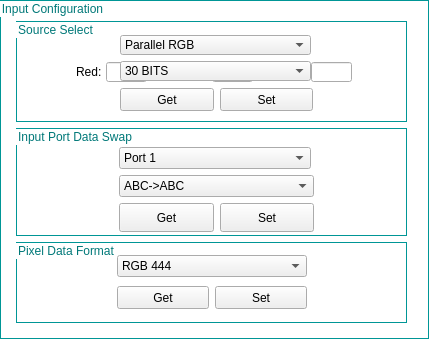
                   <widget class="QGroupBox" name="SourceSelectGroup">
                    <property name="geometry">
                     <rect>
                      <x>18</x>
                      <y>28</y>
                      <width>429</width>
                      <height>339</height>
                     </rect>
                    </property>
                    <property name="sizePolicy">
                     <sizepolicy hsizetype="Minimum" vsizetype="Minimum">
                      <horstretch>0</horstretch>
                      <verstretch>0</verstretch>
                     </sizepolicy>
                    </property>
                    <property name="minimumSize">
                     <size>
                      <width>429</width>
                      <height>339</height>
                     </size>
                    </property>
                    <property name="styleSheet">
                     <string notr="true">QGroupBox{ border: 1px solid ;
background-color: transparent;
border-color: rgb(0,150,150);
color:rgb(0,120,120);
;}</string>
                    </property>
                    <property name="title">
                     <string>Input Configuration</string>
                    </property>
                    <widget class="QGroupBox" name="groupBox_SourceSelect">
                     <property name="geometry">
                      <rect>
                       <x>16</x>
                       <y>21</y>
                       <width>391</width>
                       <height>101</height>
                      </rect>
                     </property>
                     <property name="sizePolicy">
                      <sizepolicy hsizetype="Minimum" vsizetype="Minimum">
                       <horstretch>0</horstretch>
                       <verstretch>0</verstretch>
                      </sizepolicy>
                     </property>
                     <property name="minimumSize">
                      <size>
                       <width>341</width>
                       <height>101</height>
                      </size>
                     </property>
                     <property name="layoutDirection">
                      <enum>Qt::LeftToRight</enum>
                     </property>
                     <property name="title">
                      <string>Source Select</string>
                     </property>
                     <property name="alignment">
                      <set>Qt::AlignLeading|Qt::AlignLeft|Qt::AlignTop</set>
                     </property>
                     <widget class="QComboBox" name="InputSourceOptionList">
                      <property name="geometry">
                       <rect>
                        <x>104</x>
                        <y>40</y>
                        <width>191</width>
                        <height>20</height>
                       </rect>
                      </property>
                      <property name="sizePolicy">
                       <sizepolicy hsizetype="Minimum" vsizetype="Fixed">
                        <horstretch>0</horstretch>
                        <verstretch>0</verstretch>
                       </sizepolicy>
                      </property>
                      <item>
                       <property name="text">
                        <string>30 BITS</string>
                       </property>
                      </item>
                      <item>
                       <property name="text">
                        <string>24 BITS</string>
                       </property>
                      </item>
                      <item>
                       <property name="text">
                        <string>20 BITS</string>
                       </property>
                      </item>
                      <item>
                       <property name="text">
                        <string>16 BITS</string>
                       </property>
                      </item>
                      <item>
                       <property name="text">
                        <string>10 BITS</string>
                       </property>
                      </item>
                      <item>
                       <property name="text">
                        <string>8 BITS</string>
                       </property>
                      </item>
                     </widget>
                     <widget class="QComboBox" name="InputSourceList">
                      <property name="geometry">
                       <rect>
                        <x>104</x>
                        <y>14</y>
                        <width>191</width>
                        <height>20</height>
                       </rect>
                      </property>
                      <property name="sizePolicy">
                       <sizepolicy hsizetype="Minimum" vsizetype="Fixed">
                        <horstretch>0</horstretch>
                        <verstretch>0</verstretch>
                       </sizepolicy>
                      </property>
                      <property name="currentIndex">
                       <number>0</number>
                      </property>
                      <item>
                       <property name="text">
                        <string>Parallel RGB</string>
                       </property>
                      </item>
                      <item>
                       <property name="text">
                        <string>Internal Test Pattern</string>
                       </property>
                      </item>
                      <item>
                       <property name="text">
                        <string>Images from Flash</string>
                       </property>
                      </item>
                      <item>
                       <property name="text">
                        <string>Solid Curtain</string>
                       </property>
                      </item>
                     </widget>
                     <widget class="QFrame" name="colorFrame">
                      <property name="geometry">
                       <rect>
                        <x>30</x>
                        <y>35</y>
                        <width>321</width>
                        <height>31</height>
                       </rect>
                      </property>
                      <property name="styleSheet">
                       <string notr="true">QFrame{border:0px}</string>
                      </property>
                      <property name="frameShape">
                       <enum>QFrame::StyledPanel</enum>
                      </property>
                      <property name="frameShadow">
                       <enum>QFrame::Raised</enum>
                      </property>
                      <widget class="QLabel" name="label_SorceSelect_Red">
                       <property name="geometry">
                        <rect>
                         <x>30</x>
                         <y>8</y>
                         <width>31</width>
                         <height>16</height>
                        </rect>
                       </property>
                       <property name="text">
                        <string>Red:</string>
                       </property>
                      </widget>
                      <widget class="QLabel" name="label_SorceSelect_Green">
                       <property name="geometry">
                        <rect>
                         <x>126</x>
                         <y>7</y>
                         <width>31</width>
                         <height>16</height>
                        </rect>
                       </property>
                       <property name="text">
                        <string>Green:</string>
                       </property>
                      </widget>
                      <widget class="QLabel" name="label_SorceSelect_Blue">
                       <property name="geometry">
                        <rect>
                         <x>235</x>
                         <y>8</y>
                         <width>31</width>
                         <height>16</height>
                        </rect>
                       </property>
                       <property name="text">
                        <string>Blue:</string>
                       </property>
                      </widget>
                      <widget class="QLineEdit" name="red_lineEdit">
                       <property name="geometry">
                        <rect>
                         <x>60</x>
                         <y>6</y>
                         <width>41</width>
                         <height>20</height>
                        </rect>
                       </property>
                       <property name="toolTip">
                        <string>Range : 0 - 1023</string>
                       </property>
                      </widget>
                      <widget class="QLineEdit" name="green_lineEdit">
                       <property name="geometry">
                        <rect>
                         <x>166</x>
                         <y>6</y>
                         <width>41</width>
                         <height>20</height>
                        </rect>
                       </property>
                       <property name="toolTip">
                        <string>Range : 0 - 1023</string>
                       </property>
                       <property name="text">
                        <string/>
                       </property>
                      </widget>
                      <widget class="QLineEdit" name="blue_lineEdit">
                       <property name="geometry">
                        <rect>
                         <x>265</x>
                         <y>6</y>
                         <width>41</width>
                         <height>20</height>
                        </rect>
                       </property>
                       <property name="toolTip">
                        <string>Range : 0 - 1023</string>
                       </property>
                      </widget>
                     </widget>
                     <widget class="QWidget" name="layoutWidget_2">
                      <property name="geometry">
                       <rect>
                        <x>104</x>
                        <y>63</y>
                        <width>193</width>
                        <height>31</height>
                       </rect>
                      </property>
                      <layout class="QHBoxLayout" name="horizontalLayout_17">
                       <item>
                        <widget class="QPushButton" name="SourceGetBut">
                         <property name="minimumSize">
                          <size>
                           <width>92</width>
                           <height>23</height>
                          </size>
                         </property>
                         <property name="text">
                          <string>Get</string>
                         </property>
                        </widget>
                       </item>
                       <item>
                        <widget class="QPushButton" name="SourceSetBut">
                         <property name="minimumSize">
                          <size>
                           <width>92</width>
                           <height>23</height>
                          </size>
                         </property>
                         <property name="text">
                          <string>Set</string>
                         </property>
                        </widget>
                       </item>
                      </layout>
                     </widget>
                     <zorder>colorFrame</zorder>
                     <zorder>layoutWidget_2</zorder>
                     <zorder>InputSourceOptionList</zorder>
                     <zorder>InputSourceList</zorder>
                    </widget>
                    <widget class="QGroupBox" name="SourceSelectGroup_4">
                     <property name="geometry">
                      <rect>
                       <x>16</x>
                       <y>128</y>
                       <width>391</width>
                       <height>108</height>
                      </rect>
                     </property>
                     <property name="sizePolicy">
                      <sizepolicy hsizetype="Minimum" vsizetype="Minimum">
                       <horstretch>0</horstretch>
                       <verstretch>0</verstretch>
                      </sizepolicy>
                     </property>
                     <property name="minimumSize">
                      <size>
                       <width>341</width>
                       <height>108</height>
                      </size>
                     </property>
                     <property name="title">
                      <string>Input Port Data Swap</string>
                     </property>
                     <widget class="QWidget" name="layoutWidget_0">
                      <property name="geometry">
                       <rect>
                        <x>103</x>
                        <y>19</y>
                        <width>195</width>
                        <height>85</height>
                       </rect>
                      </property>
                      <layout class="QVBoxLayout" name="verticalLayout_3">
                       <item>
                        <widget class="QComboBox" name="SwapPortSelect">
                         <property name="sizePolicy">
                          <sizepolicy hsizetype="Fixed" vsizetype="Fixed">
                           <horstretch>0</horstretch>
                           <verstretch>0</verstretch>
                          </sizepolicy>
                         </property>
                         <property name="maximumSize">
                          <size>
                           <width>192</width>
                           <height>16777215</height>
                          </size>
                         </property>
                         <item>
                          <property name="text">
                           <string>Port 1</string>
                          </property>
                         </item>
                         <item>
                          <property name="text">
                           <string>Port 2</string>
                          </property>
                         </item>
                        </widget>
                       </item>
                       <item>
                        <widget class="QComboBox" name="SwapSelectList">
                         <property name="sizePolicy">
                          <sizepolicy hsizetype="Minimum" vsizetype="Fixed">
                           <horstretch>0</horstretch>
                           <verstretch>0</verstretch>
                          </sizepolicy>
                         </property>
                         <item>
                          <property name="text">
                           <string>ABC-&gt;ABC</string>
                          </property>
                         </item>
                         <item>
                          <property name="text">
                           <string>ABC-&gt;CAB</string>
                          </property>
                         </item>
                         <item>
                          <property name="text">
                           <string>ABC-&gt;BCA</string>
                          </property>
                         </item>
                         <item>
                          <property name="text">
                           <string>ABC-&gt;ACB</string>
                          </property>
                         </item>
                         <item>
                          <property name="text">
                           <string>ABC-&gt;BAC</string>
                          </property>
                         </item>
                         <item>
                          <property name="text">
                           <string>ABC-&gt;CBA</string>
                          </property>
                         </item>
                        </widget>
                       </item>
                       <item>
                        <layout class="QHBoxLayout" name="horizontalLayout_15">
                         <item>
                          <widget class="QPushButton" name="GetSwapBut">
                           <property name="sizePolicy">
                            <sizepolicy hsizetype="Minimum" vsizetype="Minimum">
                             <horstretch>0</horstretch>
                             <verstretch>0</verstretch>
                            </sizepolicy>
                           </property>
                           <property name="minimumSize">
                            <size>
                             <width>92</width>
                             <height>23</height>
                            </size>
                           </property>
                           <property name="text">
                            <string>Get</string>
                           </property>
                          </widget>
                         </item>
                         <item>
                          <widget class="QPushButton" name="SetSwapBut">
                           <property name="sizePolicy">
                            <sizepolicy hsizetype="Minimum" vsizetype="Minimum">
                             <horstretch>0</horstretch>
                             <verstretch>0</verstretch>
                            </sizepolicy>
                           </property>
                           <property name="minimumSize">
                            <size>
                             <width>92</width>
                             <height>23</height>
                            </size>
                           </property>
                           <property name="text">
                            <string>Set</string>
                           </property>
                          </widget>
                         </item>
                        </layout>
                       </item>
                      </layout>
                     </widget>
                    </widget>
                    <widget class="QGroupBox" name="SourceSelectGroup_2">
                     <property name="geometry">
                      <rect>
                       <x>16</x>
                       <y>242</y>
                       <width>391</width>
                       <height>81</height>
                      </rect>
                     </property>
                     <property name="sizePolicy">
                      <sizepolicy hsizetype="Minimum" vsizetype="Minimum">
                       <horstretch>0</horstretch>
                       <verstretch>0</verstretch>
                      </sizepolicy>
                     </property>
                     <property name="minimumSize">
                      <size>
                       <width>341</width>
                       <height>81</height>
                      </size>
                     </property>
                     <property name="title">
                      <string>Pixel Data Format</string>
                     </property>
                     <layout class="QHBoxLayout" name="horizontalLayout_57">
                      <item>
                       <spacer name="horizontalSpacer_62">
                        <property name="orientation">
                         <enum>Qt::Horizontal</enum>
                        </property>
                        <property name="sizeHint" stdset="0">
                         <size>
                          <width>40</width>
                          <height>20</height>
                         </size>
                        </property>
                       </spacer>
                      </item>
                      <item>
                       <layout class="QVBoxLayout" name="verticalLayout_8">
                        <item>
                         <widget class="QComboBox" name="PixelFormatList">
                          <property name="sizePolicy">
                           <sizepolicy hsizetype="Minimum" vsizetype="Fixed">
                            <horstretch>0</horstretch>
                            <verstretch>0</verstretch>
                           </sizepolicy>
                          </property>
                          <item>
                           <property name="text">
                            <string>RGB 444</string>
                           </property>
                          </item>
                          <item>
                           <property name="text">
                            <string>YUV 444</string>
                           </property>
                          </item>
                          <item>
                           <property name="text">
                            <string>YUV 422</string>
                           </property>
                          </item>
                         </widget>
                        </item>
                        <item>
                         <layout class="QHBoxLayout" name="horizontalLayout_16">
                          <item>
                           <widget class="QPushButton" name="PixelFormatGetBut">
                            <property name="minimumSize">
                             <size>
                              <width>92</width>
                              <height>23</height>
                             </size>
                            </property>
                            <property name="text">
                             <string>Get</string>
                            </property>
                           </widget>
                          </item>
                          <item>
                           <widget class="QPushButton" name="PixelFormatSetBut">
                            <property name="minimumSize">
                             <size>
                              <width>92</width>
                              <height>23</height>
                             </size>
                            </property>
                            <property name="text">
                             <string>Set</string>
                            </property>
                           </widget>
                          </item>
                         </layout>
                        </item>
                       </layout>
                      </item>
                      <item>
                       <spacer name="horizontalSpacer_63">
                        <property name="orientation">
                         <enum>Qt::Horizontal</enum>
                        </property>
                        <property name="sizeHint" stdset="0">
                         <size>
                          <width>40</width>
                          <height>20</height>
                         </size>
                        </property>
                       </spacer>
                      </item>
                     </layout>
                    </widget>
                   </widget>
